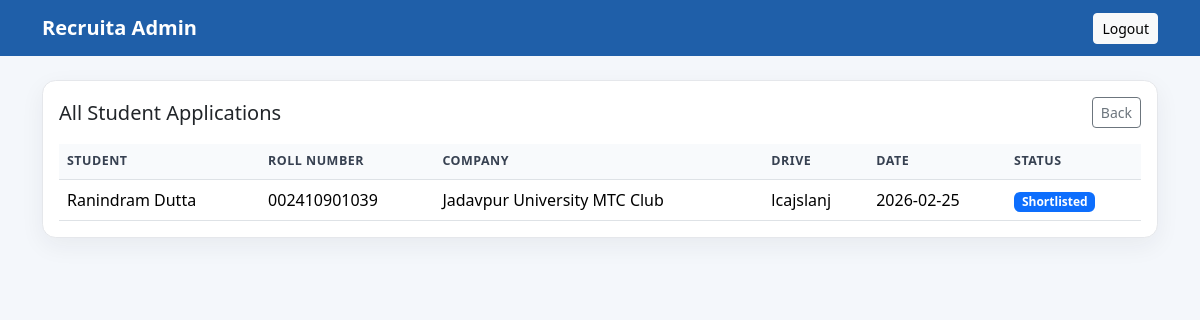
Before: /admin/applications (signed in) with the older database file.
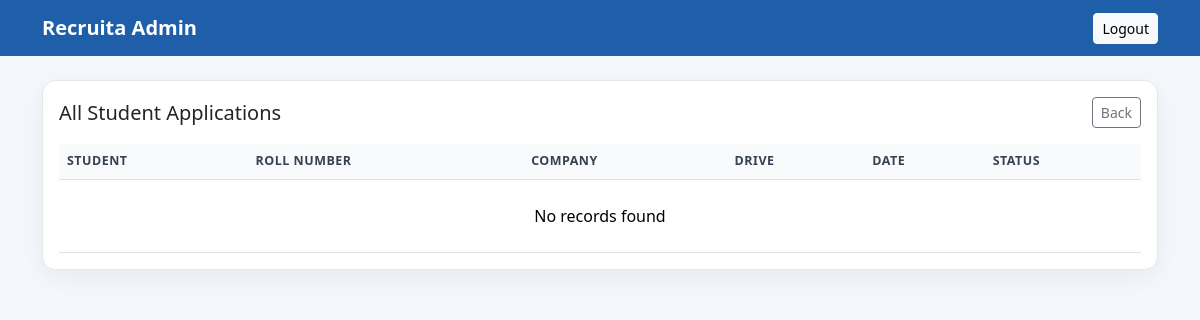
After: the same page with the newer database file.
### tables this page shows
CREATE TABLE applications (
                        application_id INTEGER PRIMARY KEY AUTOINCREMENT,
                        student_id INTEGER NOT NULL,
                        drive_id INTEGER NOT NULL,
                        application_date TEXT NOT NULL,
                        application_status TEXT NOT NULL DEFAULT 'Applied'
                              CHECK(application_status IN ('Applied', 'Shortlisted', 'Selected', 'Rejected')),
                        UNIQUE(student_id, drive_id),
                        FOREIGN KEY (student_id) REFERENCES students(student_id),
                        FOREIGN KEY (drive_id) REFERENCES placement_drives(drive_id)
                  );

CREATE TABLE students (
                        student_id INTEGER PRIMARY KEY AUTOINCREMENT,
                        full_name TEXT NOT NULL,
                        roll_number TEXT NOT NULL UNIQUE,
                        college TEXT NOT NULL DEFAULT '',
                        department TEXT NOT NULL,
                        gpa TEXT NOT NULL DEFAULT '',
                        resume TEXT NOT NULL DEFAULT '',
                        phone TEXT,
                        email TEXT NOT NULL UNIQUE,
                        password_hash TEXT NOT NULL,
                        is_active INTEGER NOT NULL DEFAULT 1
                  );

CREATE TABLE companies (
                        company_id INTEGER PRIMARY KEY AUTOINCREMENT,
                        company_name TEXT NOT NULL,
                        website TEXT NOT NULL DEFAULT '',
                        hr_name TEXT NOT NULL,
                        phone TEXT NOT NULL DEFAULT '',
                        email TEXT NOT NULL UNIQUE,
                        password_hash TEXT NOT NULL DEFAULT '',
                        approval_status TEXT NOT NULL DEFAULT 'Pending'
                              CHECK(approval_status IN ('Pending', 'Approved', 'Rejected')),
                        is_active INTEGER NOT NULL DEFAULT 1
                  );

CREATE TABLE placement_drives (
                        drive_id INTEGER PRIMARY KEY AUTOINCREMENT,
                        company_id INTEGER NOT NULL,
                        job_title TEXT NOT NULL,
                        job_description TEXT NOT NULL,
                        eligibility_criteria TEXT NOT NULL,
                        application_deadline TEXT NOT NULL,
                        drive_status TEXT NOT NULL DEFAULT 'Pending'
                              CHECK(drive_status IN ('Pending', 'Approved', 'Closed')),
                        FOREIGN KEY (company_id) REFERENCES companies(company_id)
                  );

### routes/admin_routes.py (the view)
      @app.route("/admin/applications")
      @require_admin_role
      def admin_applications():
            return render_template(
                  "admin/admin_applications.html",
                  all_student_applications=fetch_all_applications_for_admin_panel(),
            )

### database.py (called while the page is built)
def connect_recruita_database():
      recruita_db_connection = sqlite3.connect(DATABASE_PATH)
      recruita_db_connection.row_factory = sqlite3.Row
      recruita_db_connection.execute("PRAGMA foreign_keys = ON")
      return recruita_db_connection

### models/admin_models.py (called while the page is built)
def fetch_all_applications_for_admin_panel():
      recruita_db_connection = connect_recruita_database()
      try:
            return recruita_db_connection.execute(
                  """
                  SELECT a.application_id, a.application_date, a.application_status,
                            s.full_name, s.roll_number, d.job_title, c.company_name
                  FROM applications a
                  JOIN students s ON s.student_id = a.student_id
                  JOIN placement_drives d ON d.drive_id = a.drive_id
                  JOIN companies c ON c.company_id = d.company_id
                  ORDER BY a.application_id DESC
                  """
            ).fetchall()
      finally:
            recruita_db_connection.close()

### templates/admin/admin_applications.html (shortened to what this page needs)
<!doctype html>
<html lang="en">
<head>
   <link href="https://cdn.jsdelivr.net/npm/bootstrap@5.3.3/dist/css/bootstrap.min.css" rel="stylesheet">
</head>
<body>
   <nav class="navbar navbar-dark portal-navbar sticky-top">
      <div class="container">
         <span class="navbar-brand fw-semibold">Recruita Admin</span>
         <form action="{{ url_for('logout') }}" method="post">
            <button class="btn btn-light btn-sm" type="submit">Logout</button>
         </form>
      </div>
   </nav>
   <main class="container py-4">
      <section class="card mb-4">
         <div class="card-body">
            <div class="d-flex justify-content-between align-items-center mb-3">
               <h1 class="h5 mb-0">All Student Applications</h1>
               <a href="{{ url_for('admin_dashboard') }}" class="btn btn-outline-secondary btn-sm">Back</a>
            </div>
            <div class="table-responsive">
               <table class="table align-middle mb-0">
                  <thead>
                     <tr>
                        <th>Student</th>
                        <th>Roll Number</th>
                        <th>Company</th>
                        <th>Drive</th>
                        <th>Date</th>
                        <th>Status</th>
                     </tr>
                  </thead>
                  <tbody>
                     {% for app in all_student_applications %}
                     <tr>
                        <td>{{ app.full_name }}</td>
                        <td>{{ app.roll_number }}</td>
                        <td>{{ app.company_name }}</td>
                        <td>{{ app.job_title }}</td>
                        <td>{{ app.application_date }}</td>
                        <td>
                           {% if app.application_status == 'Selected' %}
                           <span class="badge text-bg-success">Selected</span>
                           {% elif app.application_status == 'Shortlisted' %}
                           <span class="badge text-bg-primary">Shortlisted</span>
                           {% elif app.application_status == 'Rejected' %}
                           <span class="badge text-bg-danger">Rejected</span>
                           {% else %}
                           <span class="badge text-bg-secondary">Applied</span>
                           {% endif %}
                        </td>
                     </tr>
                     {% else %}
                     <tr>
                        <td colspan="6" class="text-center text-muted-soft py-4">No records found</td>
                     </tr>
                     {% endfor %}
                  </tbody>
               </table>
            </div>
         </div>
      </section>
   </main>
</body>
</html>

Changed rows visible on the page:
removed applications: full_name "Ranindram Dutta", roll_number "002410901039", company_name "Jadavpur University MTC Club", job_title "lcajslanj", application_date "2026-02-25", application_status "Shortlisted"
Other visible differences:
text now shown: "No records found"
